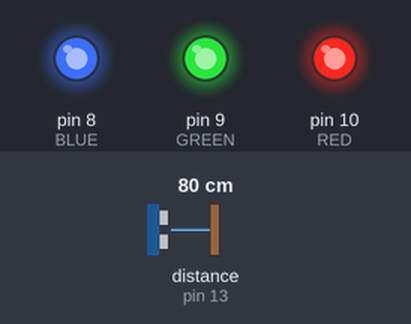
Bench run of a sketch on a simulated Arduino Uno, built with avr-gcc and run on an emulated ATmega328P. On the bench: output pins drawn as LEDs (lit = HIGH). Wiring (inferred from the names in the program): ultrasonic range finder: trigger pin 12; echo pin 13. The test bench sets the inputs (shaded band); at power-on: distance to the obstacle (sensor on pin 13) 80 cm. The echo pulse lasts 58.3 µs per cm; pins used as bus, display or sensor lines are not drawn.

Above: at 1.2 s.
1.3 s: distance to the obstacle (sensor on pin 13) set to 35 cm
2.8 s: distance to the obstacle (sensor on pin 13) set to 29 cm
At 4.0 s:
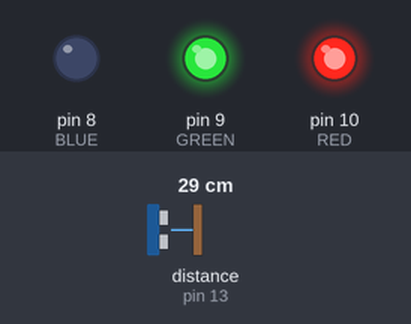
4.3 s: distance to the obstacle (sensor on pin 13) set to 2 cm
At 5.3 s:
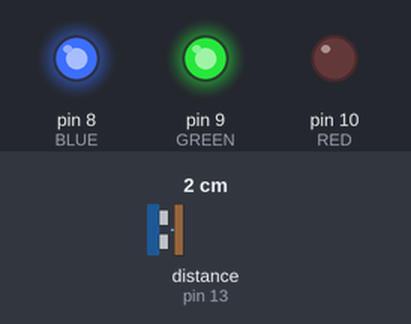
5.8 s: distance to the obstacle (sensor on pin 13) set to 9 cm
7.3 s: distance to the obstacle (sensor on pin 13) set to 12 cm
At 8.5 s:
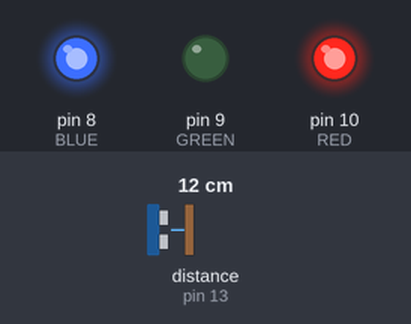
8.8 s: distance to the obstacle (sensor on pin 13) set to 4 cm
At 9.2 s:
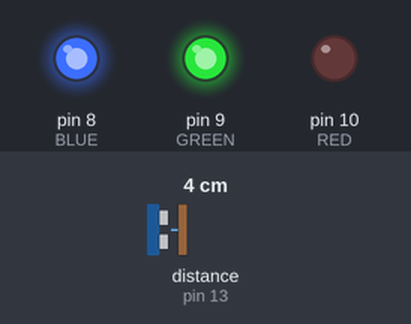
Timing chart, 0 to 11.3 s (numbered marks = the images above; inputs shaded):
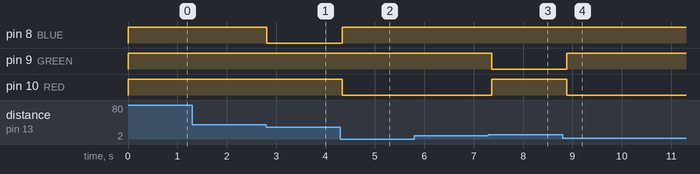

Measured:
- the behaviour switches between 31 and 30 cm on distance to the obstacle (sensor on pin 13) (found by bisection; images 0 and 1)
- the behaviour switches between 10 and 11 cm on distance to the obstacle (sensor on pin 13) (found by bisection; images 2 and 3)
- after the input at 1.3 s, every drawn part: stays the same
- after the input at 2.8 s, pin 8 (BLUE): HIGH → LOW at once
- after the input at 4.3 s, pin 8 (BLUE): LOW → HIGH at once; pin 10 (RED): HIGH → LOW at once
- after the input at 7.3 s, pin 9 (GREEN): HIGH → LOW after 0.07 s; pin 10 (RED): LOW → HIGH after 0.07 s
- after the input at 8.8 s, pin 9 (GREEN): LOW → HIGH after 0.09 s; pin 10 (RED): HIGH → LOW after 0.09 s

The sketch:

5_.ino
```cpp
#define ECHO 13
#define TRIG 12

#define RED   10
#define GREEN 9
#define BLUE  8


void setup()
{
  pinMode(TRIG, OUTPUT);
  pinMode(ECHO, INPUT);
}

void loop()
{
  long dist = Get_Eco_Distance(TRIG, ECHO);

  LED_off();

  if(dist < 10) LED_color(0,255,255);      //red
  else if(dist < 20) LED_color(255,0,255); //green
  else if(dist < 30) LED_color(255,255,0); //blue
  else LED_off();

  delay(100);
}

long Get_Eco_Distance(int trig, int echo)
{
  digitalWrite(trig, LOW);
  delayMicroseconds(2);
  digitalWrite(trig, HIGH);
  delayMicroseconds(10);
  digitalWrite(trig, LOW);

  return pulseIn(echo, HIGH) / 58.2;
}


void LED_off()
{
  analogWrite(RED, 255);
  analogWrite(GREEN, 255);
  analogWrite(BLUE, 255);
}

void LED_color(int r, int g, int b)
{
  analogWrite(RED, r);
  analogWrite(GREEN, g);
  analogWrite(BLUE, b);
}
```
